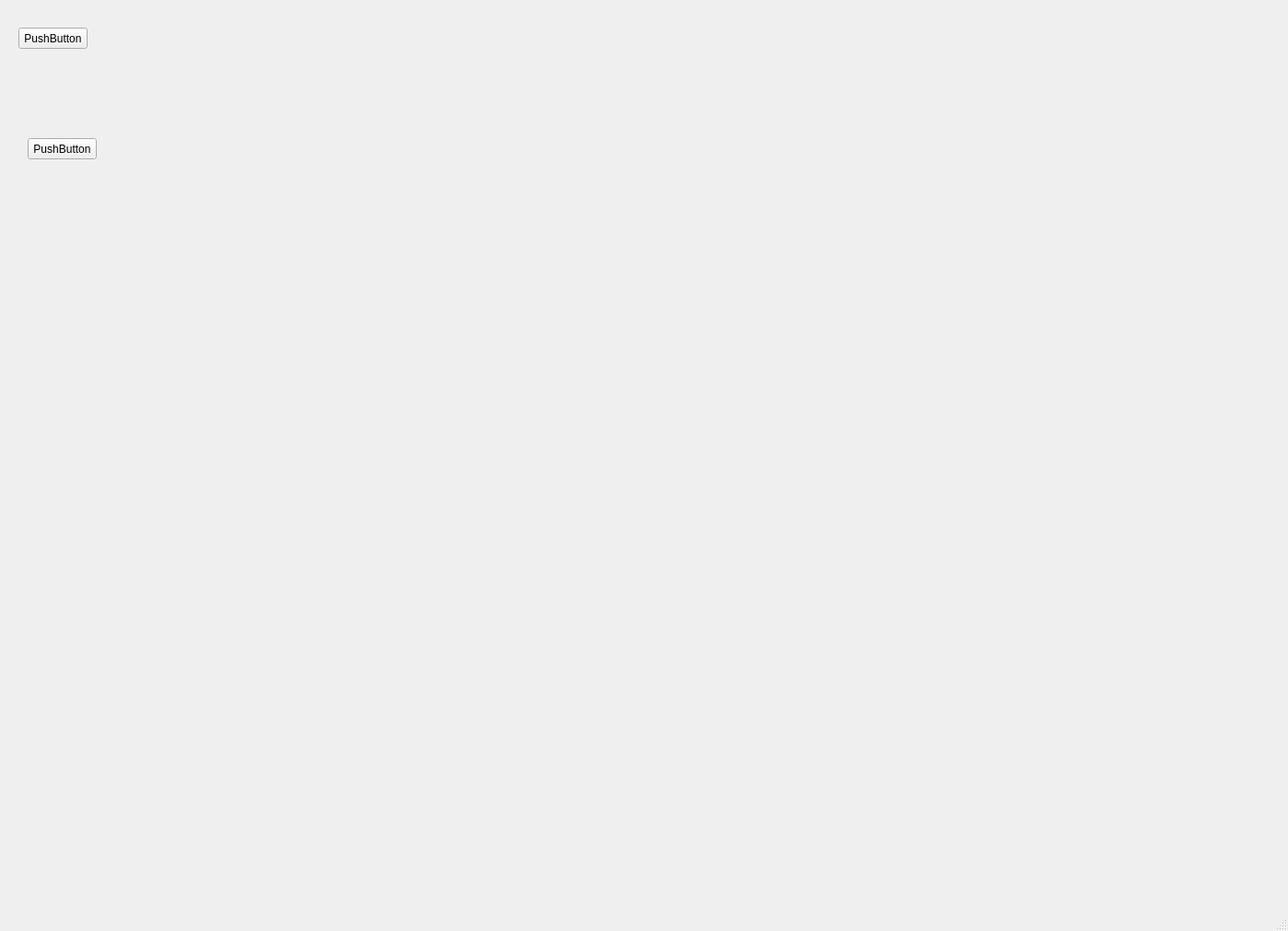
<?xml version="1.0" encoding="UTF-8"?>
<ui version="4.0">
 <class>MainWindow</class>
 <widget class="QMainWindow" name="MainWindow">
  <property name="geometry">
   <rect>
    <x>0</x>
    <y>0</y>
    <width>1398</width>
    <height>1011</height>
   </rect>
  </property>
  <property name="windowTitle">
   <string>MainWindow</string>
  </property>
  <widget class="QWidget" name="centralwidget">
   <widget class="QPushButton" name="pushButton">
    <property name="geometry">
     <rect>
      <x>20</x>
      <y>30</y>
      <width>75</width>
      <height>23</height>
     </rect>
    </property>
    <property name="text">
     <string>PushButton</string>
    </property>
   </widget>
   <widget class="QPushButton" name="pushButton_2">
    <property name="geometry">
     <rect>
      <x>30</x>
      <y>150</y>
      <width>75</width>
      <height>23</height>
     </rect>
    </property>
    <property name="text">
     <string>PushButton</string>
    </property>
   </widget>
   <widget class="GLWidget" name="renderwidget" native="true">
    <property name="geometry">
     <rect>
      <x>190</x>
      <y>50</y>
      <width>1000</width>
      <height>1000</height>
     </rect>
    </property>
    <property name="minimumSize">
     <size>
      <width>200</width>
      <height>200</height>
     </size>
    </property>
   </widget>
  </widget>
  <widget class="QMenuBar" name="menubar">
   <property name="geometry">
    <rect>
     <x>0</x>
     <y>0</y>
     <width>1398</width>
     <height>21</height>
    </rect>
   </property>
  </widget>
  <widget class="QStatusBar" name="statusbar"/>
 </widget>
 <customwidgets>
  <customwidget>
   <class>GLWidget</class>
   <extends>QWidget</extends>
   <header>qtGlWidget.h</header>
   <container>1</container>
  </customwidget>
 </customwidgets>
 <resources/>
 <connections/>
</ui>
